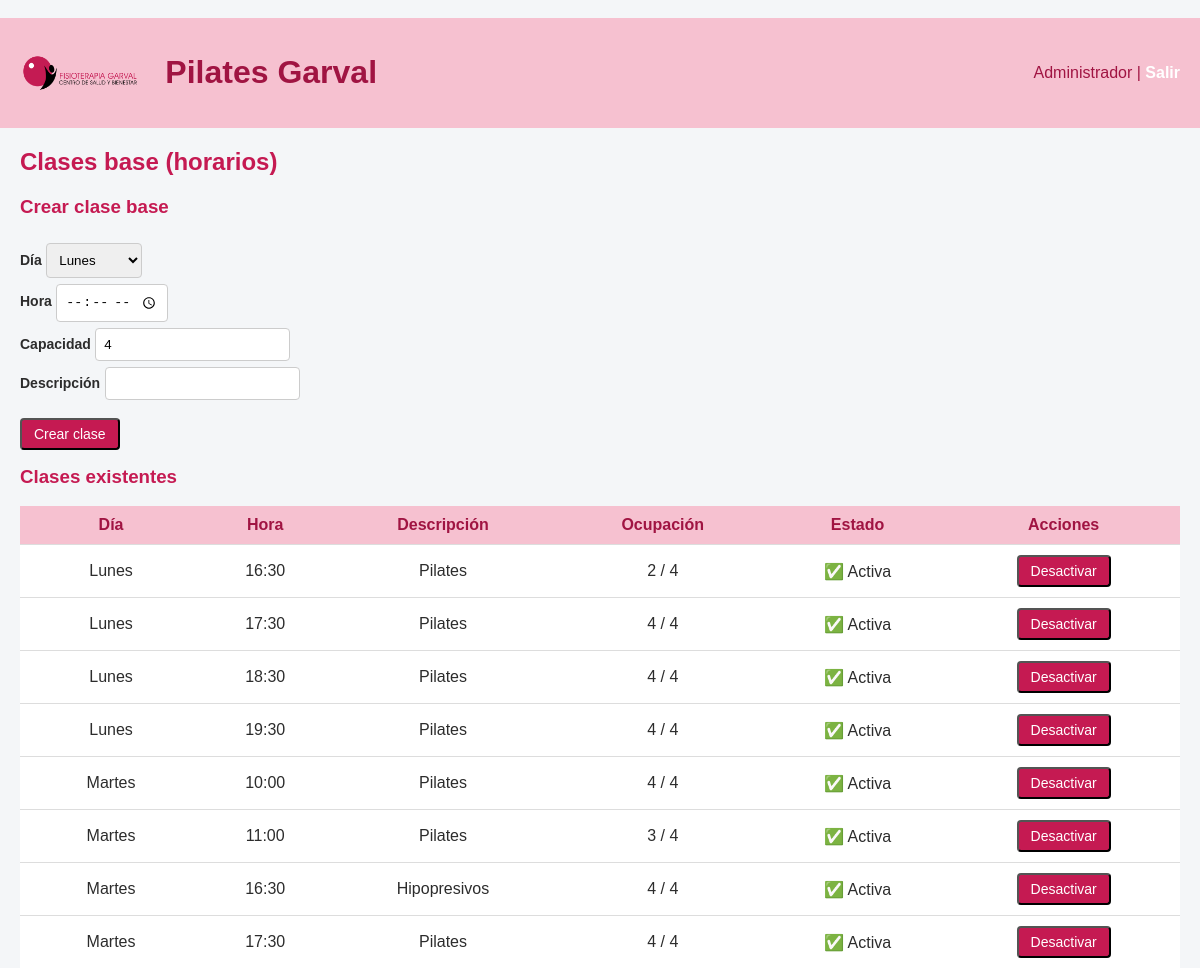
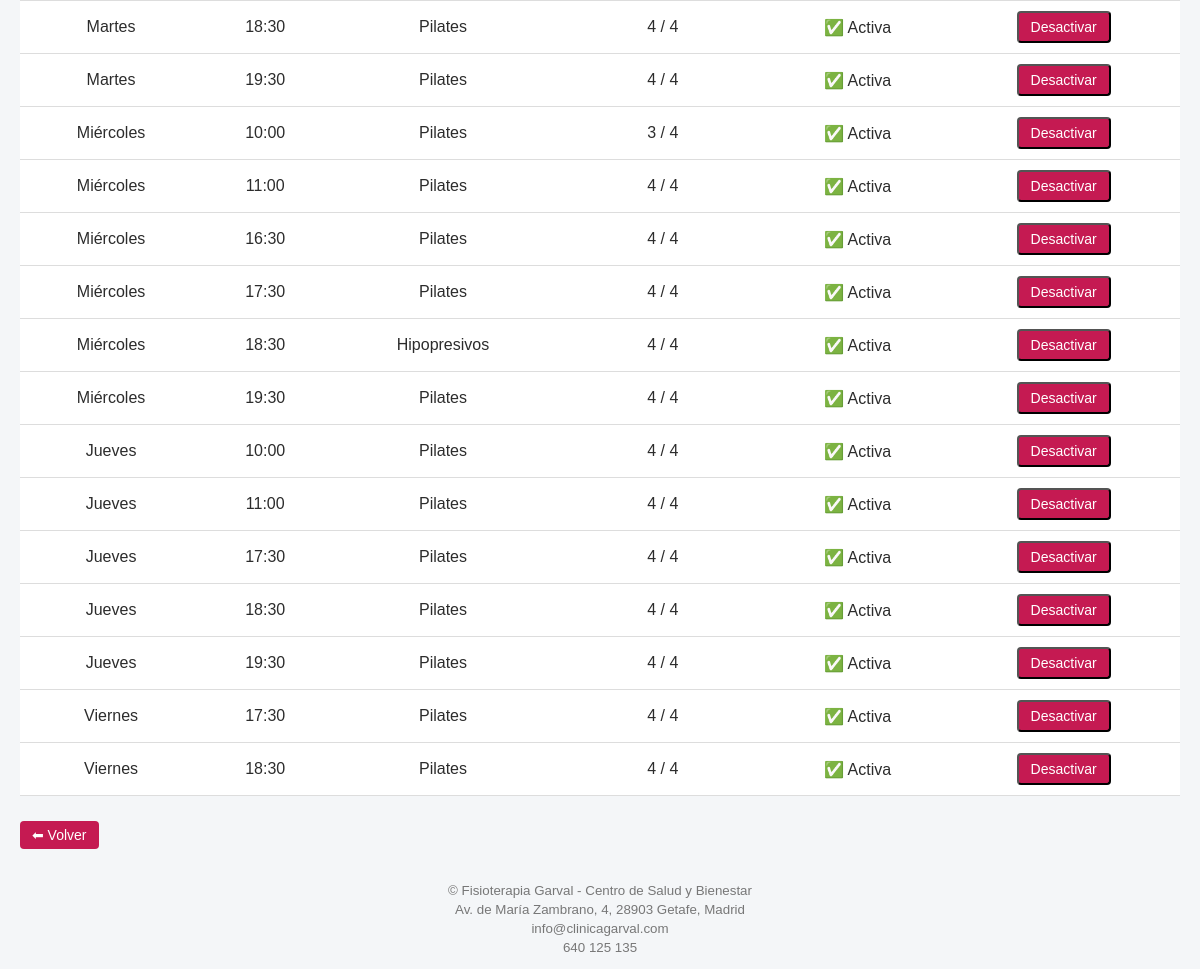
Page /admin/clases_base (signed in) on the committed database (2 pictures, top to bottom).
### tables this page shows
CREATE TABLE "clases_base" (
	"id"	INTEGER,
	"dia_semana"	INTEGER,
	"hora"	TEXT,
	"capacidad"	INTEGER,
	"activa"	INTEGER DEFAULT 1,
	"descripcion"	TEXT,
	PRIMARY KEY("id" AUTOINCREMENT)
);

### app.py (the view)
@app.route("/admin/clases_base")
@login_required
@role_required("admin")
def admin_clases_base():
    if "rol" not in session or session["rol"] != "admin":
        abort(403)
    clases = obtener_clases_base_con_ocupacion()
    dias = ["Lunes","Martes","Miércoles","Jueves","Viernes","Sábado","Domingo"]
    return render_template(
        "clases_base.html",
        clases=clases,
        dias=dias
    )

### auth.py (called while the page is built)
def login_required(f):
    @wraps(f)
    def wrapper(*args, **kwargs):
        if not session.get("user_id"):
            return redirect(url_for("login", next=request.path))
        return f(*args, **kwargs)
    return wrapper

def role_required(*roles):
    def deco(f):
        @wraps(f)
        def wrapper(*args, **kwargs):
            if not session.get("user_id"):
                return redirect(url_for("login", next=request.path))
            if session.get("rol") not in roles:
                abort(403)
            return f(*args, **kwargs)
        return wrapper
    return deco

### clases.py (called while the page is built)
def obtener_clases_base_con_ocupacion():
    conn = conectar()
    c = conn.cursor()
    clases = c.execute("""
        SELECT
            cb.id,
            cb.dia_semana,
            cb.hora,
            cb.descripcion,
            COUNT(af.id) as ocupacion,
            cb.capacidad,
            cb.activa
        FROM clases_base cb
        LEFT JOIN asignaciones_fijas af
            ON cb.id = af.clase_base_id
        GROUP BY
            cb.id,
            cb.dia_semana,
            cb.hora,
            cb.capacidad,
            cb.activa
        ORDER BY
            cb.dia_semana,
            cb.hora
    """).fetchall()
    conn.close()
    return clases

### db.py (called while the page is built)
def conectar():
    return sqlite3.connect("clinica.db")

### templates/clases_base.html (shortened to what this page needs)
﻿{% extends "base.html" %}
{% block content %}
<h2>Clases base (horarios)</h2>
<section class="bloque">
    <h3>Crear clase base</h3>
    <form method="post" class="formulario">
        <div class="campo">
            <label>Día</label>
            <select name="dia_semana">
                <option value="0">Lunes</option>
            </select>
        </div>
        <div class="campo">
            <label>Hora</label>
            <input type="time"
                   name="hora"
                   min="09:00"
                   max="21:00"
                   step="1800"
                   required>
        </div>
        <div class="campo">
            <label>Capacidad</label>
            <input type="number" name="capacidad" value="4" required>
        </div>
        <div class="campo">
            <label>Descripción</label>
            <input type="text" name="descripcion" required>
        </div>
        <br />
        <div class="boton">
            <button type="submit" class="boton boton-pequeno">Crear clase</button>
        </div>
    </form>
</section>
<section class="bloque">
    <h3>Clases existentes</h3>
    <table class="tabla">
        <thead>
            <tr>
                <th>Día</th>
                <th>Hora</th>
                <th>Descripción</th>
                <th>Ocupación</th>
                <th>Estado</th>
                <th>Acciones</th>
            </tr>
        </thead>
        <tbody>
            {% for id, dia_semana, hora, descripcion, ocupacion, capacidad, activa in clases %}
            <tr>
                <td>{{ dias[dia_semana] }}</td>
                <td>{{ hora }}</td>
                <td>{{ descripcion }}</td>
                <td>{{ ocupacion }} / {{ capacidad }}</td>
                <td>
                    {% if activa %}
                   ✅ Activa
                    {% else %}
                    ❌ Inactiva
                    {% endif %}
                </td>
                <td>
                    {% if activa %}
                    <form method="post"
                          action="/admin/clases_base/desactivar/{{ id }}"
                          style="display:inline;">
                        <button class="boton boton-peligro"
                                onclick="return confirm('¿Desactivar esta clase base?')">
                            Desactivar
                        </button>
                    </form>
                    {% endif %}
                </td>
            </tr>
            {% endfor %}
        </tbody>
    </table>
</section>
<a href="/admin" class="boton boton-secundario">⬅ Volver</a>
{% endblock %}

### static/estilo.css (style rules this page uses)
:root { --primary: #c51a52; --primary-dark: #a01442; --primary-light: #f6c1d0; --bg: #f4f6f8; --text: #2c2c2c; }
body { font-family: Arial, sans-serif; margin: 0; background: var(--bg); color: var(--text); }
h2, h3 { color: var(--primary); margin-top: 0; }
table { width: 100%; border-collapse: collapse; background: white; margin-bottom: 25px; }
th, td { padding: 10px 12px; border-bottom: 1px solid #ddd; vertical-align: middle; text-align: center; }
th { background: var(--primary-light); color: var(--primary-dark); font-weight: bold; }
a.boton, button { background: var(--primary); color: white; padding: 6px 12px; border-radius: 4px; text-decoration: none; font-size: 14px; display: inline-block; }
.formulario { display: flex; flex-direction: column; }
.formulario label { margin-top: 12px; font-weight: bold; font-size: 14px; }
.formulario input, .formulario select { margin-top: 6px; padding: 8px; border-radius: 4px; border: 1px solid #ccc; }
.boton-secundario { background: #ddd; color: #333; padding: 10px 14px; border-radius: 4px; text-decoration: none; text-align: center; }
td:last-child { text-transform: capitalize; }

### rows in the picture
clases_base: dia_semana "Lunes", hora "16:30", descripcion "Pilates", ocupacion "2", capacidad "4", activa "✅ Activa"
clases_base: dia_semana "Lunes", hora "17:30", descripcion "Pilates", ocupacion "4", capacidad "4", activa "✅ Activa"
clases_base: dia_semana "Lunes", hora "18:30", descripcion "Pilates", capacidad "4", activa "✅ Activa"
clases_base: dia_semana "Lunes", hora "19:30", descripcion "Pilates", capacidad "4", activa "✅ Activa"
clases_base: dia_semana "Martes", hora "10:00", descripcion "Pilates", capacidad "4", activa "✅ Activa"
clases_base: dia_semana "Martes", hora "11:00", descripcion "Pilates", ocupacion "3", capacidad "4", activa "✅ Activa"
clases_base: dia_semana "Martes", hora "16:30", descripcion "Hipopresivos", capacidad "4", activa "✅ Activa"
clases_base: dia_semana "Martes", hora "17:30", descripcion "Pilates", capacidad "4", activa "✅ Activa"
clases_base: dia_semana "Martes", hora "18:30", descripcion "Pilates", capacidad "4", activa "✅ Activa"
clases_base: dia_semana "Martes", hora "19:30", descripcion "Pilates", capacidad "4", activa "✅ Activa"
clases_base: dia_semana "Miércoles", hora "10:00", descripcion "Pilates", ocupacion "3", capacidad "4", activa "✅ Activa"
clases_base: dia_semana "Miércoles", hora "11:00", descripcion "Pilates", capacidad "4", activa "✅ Activa"
clases_base: dia_semana "Miércoles", hora "16:30", descripcion "Pilates", capacidad "4", activa "✅ Activa"
clases_base: dia_semana "Miércoles", hora "17:30", descripcion "Pilates", capacidad "4", activa "✅ Activa"
clases_base: dia_semana "Miércoles", hora "18:30", descripcion "Hipopresivos", capacidad "4", activa "✅ Activa"
clases_base: dia_semana "Miércoles", hora "19:30", descripcion "Pilates", capacidad "4", activa "✅ Activa"
clases_base: dia_semana "Jueves", hora "10:00", descripcion "Pilates", capacidad "4", activa "✅ Activa"
clases_base: dia_semana "Jueves", hora "11:00", descripcion "Pilates", capacidad "4", activa "✅ Activa"
clases_base: dia_semana "Jueves", hora "17:30", descripcion "Pilates", capacidad "4", activa "✅ Activa"
clases_base: dia_semana "Jueves", hora "18:30", descripcion "Pilates", capacidad "4", activa "✅ Activa"
clases_base: dia_semana "Jueves", hora "19:30", descripcion "Pilates", capacidad "4", activa "✅ Activa"
clases_base: dia_semana "Viernes", hora "17:30", descripcion "Pilates", ocupacion "4", capacidad "4", activa "✅ Activa"
clases_base: dia_semana "Viernes", hora "18:30", descripcion "Pilates", ocupacion "4", capacidad "4", activa "✅ Activa"

### other values in the picture
{{ session.nombre }} "Administrador"
